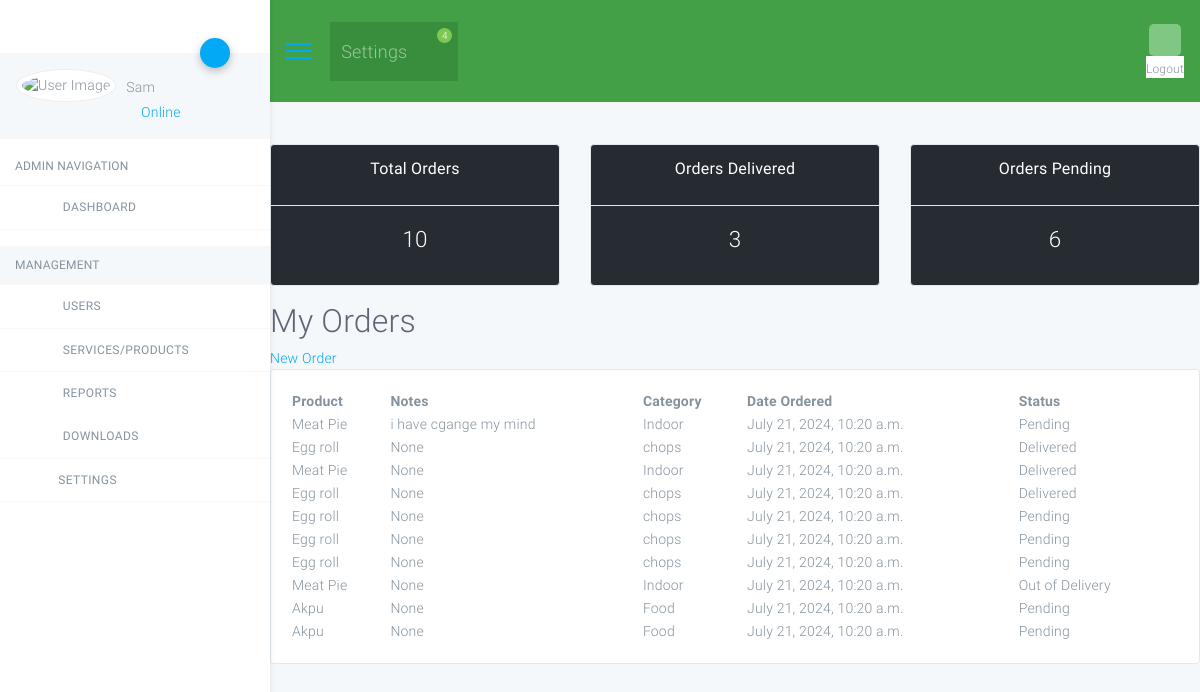
Page /user/ (signed in) on the committed database.
### accounts/models.py (models this page shows, shortened)
class Order(models.Model):
    STATUS=(
        ('Pending','Pending'),
        ('Out of Delivery','Out of Delivery'),
        ('Delivered','Delivered'),
            )
    customer=models.ForeignKey(Customer,null=True,on_delete=models.SET_NULL)#if customer is deleted, her order remain in the order table with null value for customer
    product=models.ForeignKey(Product,null=True,on_delete=models.SET_NULL)
    date_create=models.DateTimeField(auto_now_add=True,null=True)
    status=models.CharField(max_length=200,null=True,choices=STATUS)
    nates=models.CharField(max_length=1000,null=True)
    '''
    for orders in firstCustomer.order_set.all():
    if order.product.name in allOrders:
    allOrders[order.product.name] +=1
    else:
    allOrders[order.product.name]=1
    #RETURN : ALLoRDERS{'bALL':2,'BBq grill':1}
    '''

class Product(models.Model):
    CATEGORY=(
        ('Indoor','Indoor'),
        ('Out Door','Out Door'),
        ('chops','chops'),
        ('Food','Food'),
        ('Snacks','Snacks'),
        ('appetizer','appetizer'),
    )
    name=models.CharField(max_length=200,null=True)
    price=models.CharField(max_length=200,null=True)
    category=models.CharField(max_length=200,null=True,choices=CATEGORY)
    description=models.CharField(max_length=200,null=True,blank=True)
    tags=models.ManyToManyField(Tag)
    date_create=models.DateTimeField(auto_now_add=True,null=True)
    def __str__(self):
        return self.name

### accounts/views.py (the view)
# urls.py: path('user/', views.userPage,name="user-page"),
@login_required(login_url='login')#prevent unauthorised user access
@allowed_users(allowed_roles=['customers'])
def userPage(request):
    orders=request.user.customer.order_set.all()
    total_orders = orders.count()
    delivered = orders.filter(status='Delivered').count()
    pending = orders.filter(status='Pending').count()
    context={'orders':orders,
             'total_orders': total_orders,
              'delivered': delivered,
               'pending': pending}
    return render(request, 'accounts/user.html',context)

### accounts/templates/accounts/user.html
{% extends 'accounts/dashboard1_base.html' %}
{% block content %}
{% include 'accounts/status.html' %}
<h1>My Orders</h1><span><a href="{% url 'customer' pk_test=request.user.customer.pk %}">New Order</a></span>
<div class="row">
    <div class="col-md">
        <div class="card card-body">
            <table>
                <tr>
                    <th> Product</th>
                    <th>Notes</th>
                    <th>Category</th>
                    <th>Date Ordered</th>
                    <th>Status</th>
                </tr>
                {%for order in orders %}
                <tr>
                    <td>{{order.product}}</td>
                    <td>{{order.nates}}</td>
                    <td>{{order.product.category}}</td>
                    <td>{{order.date_create}}</td>
                    <td>{{order.status}}</td>
                </tr>
                {% endfor%}
            </table>
        </div>
    </div>
</div>
{% endblock %}

### accounts/templates/accounts/dashboard1_sidebar.html (shortened to what this page needs)
{% load static %}
<div class="w-80px mt-3 mb-3 ml-3">
</div>
<div class="relative">
    <a data-toggle="collapse" href="#userSettingsCollapse" role="button" aria-expanded="false"
       aria-controls="userSettingsCollapse" class="btn-fab btn-fab-sm absolute fab-right-bottom fab-top btn-primary shadow1">
        <i class="icon icon-cogs"></i>
    </a>
    <div class="user-panel p-3 light mb-2">
        <div>
            <div class="float-left image">
                <img class="user_avatar" src="{% static 'uploads/bem2.jpg' %}" alt="User Image">
            </div>
            <div class="float-left info">
                <h6 class="font-weight-light mt-2 mb-1">{{user}}</h6>
                <a href="#"><i class="icon-circle text-primary blink"></i> Online</a>
            </div>
        </div>
        <div class="clearfix"></div>
    </div>
</div>
<ul class="sidebar-menu">
    <li class="header"><strong>ADMIN NAVIGATION</strong></li>
    <li class="treeview">
        <a href="#">
            <i class="icon icon-sailing-boat-water success-text s-18"></i> <span>DASHBOARD</span>
            <i class="icon icon-angle-left s-18 pull-right"></i>
        </a>
    </li>
    <li class="header light mt-3"><strong>MANAGEMENT</strong></li>
    <li class="treeview">
        <a href="#">
            <i class="icon icon-user success-text s-18"></i> <span>USERS</span>
            <i class="icon icon-angle-left s-18 pull-right"></i>
        </a>
    </li>
    <li class="treeview">
        <a href="#">
            <i class="icon icon-box success-text s-18"></i> <span>SERVICES/PRODUCTS</span>
            <i class="icon icon-angle-left s-18 pull-right"></i>
        </a>
    </li>
    <li class="treeview">
        <a href="#">
            <i class="icon icon-print success-text s-18"></i> <span>REPORTS</span>
            <i class="icon icon-angle-left s-18 pull-right"></i>
        </a>
        <a href="#">
            <i class="icon icon-print success-text s-18"></i> <span>DOWNLOADS</span>
            <i class="icon icon-angle-left s-18 pull-right"></i>
        </a>
    </li>
    <li class="treeview">
        <a href="#">
            <i class="icon icon-cogs"></i> <span>SETTINGS</span>
            <i class="icon icon-angle-left s-18 pull-right"></i>
        </a>
    </li>
</ul>

### rows in the picture
Order: product "Meat Pie", nates "i have cgange my mind", product.category "Indoor", date_create "July 21, 2024, 10:20 a.m.", status "Pending"
Order: product "Egg roll", nates "None", product.category "chops", date_create "July 21, 2024, 10:20 a.m.", status "Delivered"
Order: product "Meat Pie", nates "None", product.category "Indoor", date_create "July 21, 2024, 10:20 a.m.", status "Delivered"
Order: product "Egg roll", nates "None", product.category "chops", date_create "July 21, 2024, 10:20 a.m.", status "Delivered"
Order: product "Egg roll", nates "None", product.category "chops", date_create "July 21, 2024, 10:20 a.m.", status "Pending"
Order: product "Egg roll", nates "None", product.category "chops", date_create "July 21, 2024, 10:20 a.m.", status "Pending"
Order: product "Egg roll", nates "None", product.category "chops", date_create "July 21, 2024, 10:20 a.m.", status "Pending"
Order: product "Meat Pie", nates "None", product.category "Indoor", date_create "July 21, 2024, 10:20 a.m.", status "Out of Delivery"
Order: product "Akpu", nates "None", product.category "Food", date_create "July 21, 2024, 10:20 a.m.", status "Pending"
Order: product "Akpu", nates "None", product.category "Food", date_create "July 21, 2024, 10:20 a.m.", status "Pending"

### other values in the picture
{{ user }} "Sam"
{{ total_orders }} "10"
{{ delivered }} "3"
{{ pending }} "6"
